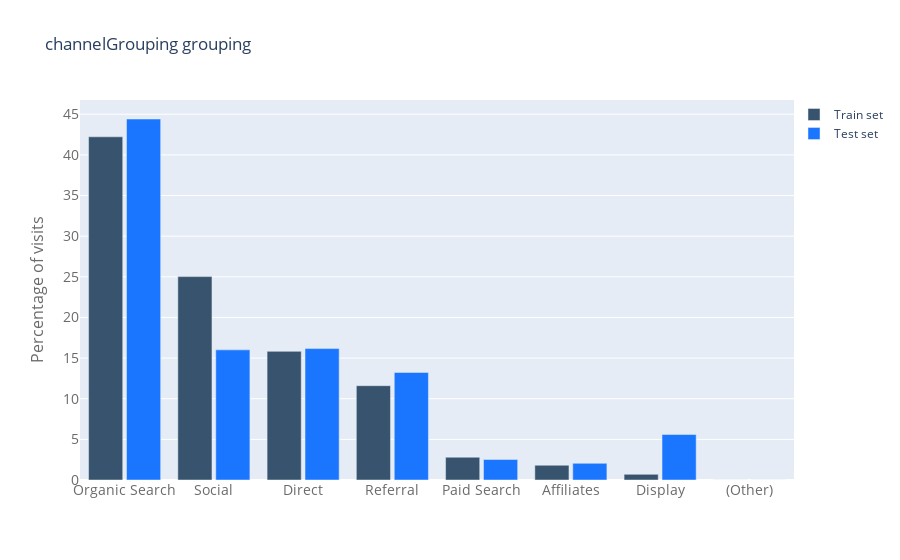

The code cell stored with this chart in its notebook:
### Markdown cell above
### 1.1.5 Channels and visit

### Code cell
def barplot_percentage(count_feat, color1= 'rgb(55, 83, 109)', 
                       color2= 'rgb(26, 118, 255)',num_bars= None):

    train_channel = 100*train[count_feat].value_counts()/len(train)
    train_channel = train_channel.to_frame().reset_index()
    test_channel = 100*test[count_feat].value_counts()/len(test)
    test_channel = test_channel.to_frame().reset_index()
    if num_bars:
        train_channel = train_channel.head(num_bars)
        test_channel = test_channel.head(num_bars)

    trace0 = go.Bar(
        x=train_channel['index'],
        y=train_channel[count_feat],
        name='Train set',
        marker=dict(color=color1)
    )
    trace1 = go.Bar(
        x=test_channel['index'],
        y=test_channel[count_feat],
        name='Test set',
        marker=dict(color=color2,)
    )

    layout = go.Layout(
        title='{} grouping'.format(count_feat),
        xaxis=dict(
            tickfont=dict(size=14, color='rgb(107, 107, 107)')
        ),
        yaxis=dict(
            title='Percentage of visits',
            titlefont=dict(size=16, color='rgb(107, 107, 107)'),
            tickfont=dict(size=14, color='rgb(107, 107, 107)')
        ),
        legend=dict(
            x=1.0,
            y=1.0,
            bgcolor='rgba(255, 255, 255, 0)',
            bordercolor='rgba(255, 255, 255, 0)'
        ),
        barmode='group',
        bargap=0.15,
        bargroupgap=0.1
    )

    fig = go.Figure(data=[trace0, trace1], layout=layout)
    iplot(fig)
barplot_percentage('channelGrouping')

### Figure 1 — Plotly figure (JSON) as saved in the notebook; plotly's stock layout.template omitted (floating-point values rounded to 4 significant figures)
{"data": [{"marker": {"color": "rgb(55, 83, 109)"}, "name": "Train set", "type": "bar", "x": ["Organic Search", "Social", "Direct", "Referral", "Paid Search", "Affiliates", "Display", "(Other)"], "y": [42.22, 25.02, 15.83, 11.6, 2.803, 1.815, 0.693, 0.01328]}, {"marker": {"color": "rgb(26, 118, 255)"}, "name": "Test set", "type": "bar", "x": ["Organic Search", "Direct", "Social", "Referral", "Display", "Paid Search", "Affiliates", "(Other)"], "y": [44.42, 16.17, 16.01, 13.23, 5.595, 2.523, 2.052, 0.002113]}], "layout": {"bargap": 0.15, "bargroupgap": 0.1, "barmode": "group", "legend": {"bgcolor": "rgba(255, 255, 255, 0)", "bordercolor": "rgba(255, 255, 255, 0)", "x": 1.0, "y": 1.0}, "title": {"text": "channelGrouping grouping"}, "xaxis": {"tickfont": {"color": "rgb(107, 107, 107)", "size": 14}}, "yaxis": {"tickfont": {"color": "rgb(107, 107, 107)", "size": 14}, "title": {"font": {"color": "rgb(107, 107, 107)", "size": 16}, "text": "Percentage of visits"}}}}
